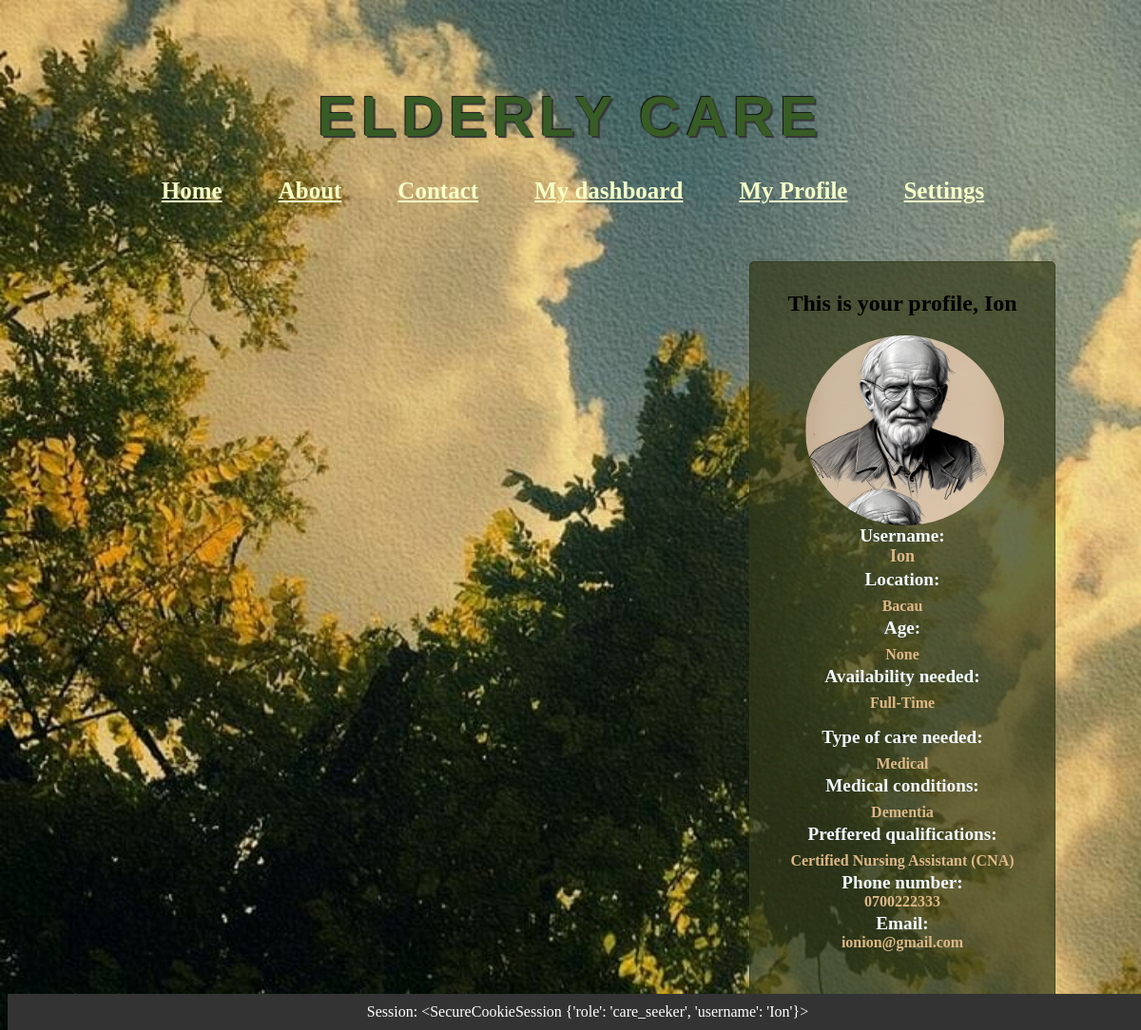
Before: /careseeker_data (signed in) with the older database file.
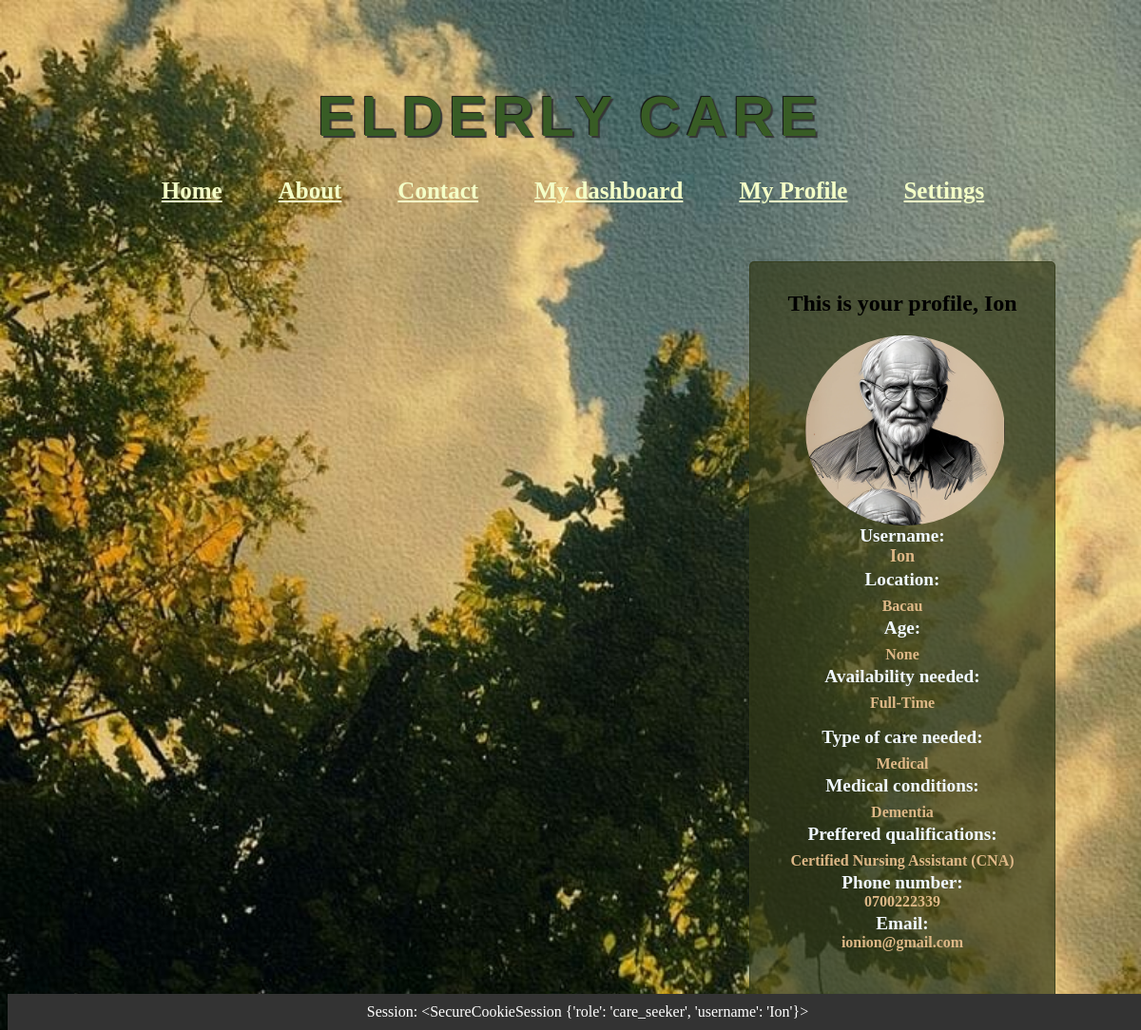
After: the same page with the newer database file.
### app/models.py (models this page shows, shortened)
class Users(db.Model, UserMixin):
    __tablename__ = 'users'
    id = db.Column(db.Integer, primary_key=True)
    username = db.Column(db.String(50), unique=True, nullable=False)
    email = db.Column(db.String(120), unique=True, nullable=False)
    password = db.Column(db.String(255), nullable=False)
    location = db.Column(db.String(60), nullable=False)
    phone_number = db.Column(db.String(20), nullable=False)
    role = db.Column(db.String(15), nullable=False)
    age = db.Column(db.Integer)
    experience = db.Column(db.Integer)
    references = db.Column(ChoiceType([('Yes', 'yes'), ('No', 'no'), ('N/A', 'n/a')]))
    availability = db.Column(ChoiceType([('Full-Time', 'FT'), ('Part-Time', 'PT')]))
    languages_spoken = db.Column(db.String(100))
    background_check = db.Column(db.Boolean)
    additional_notes = db.Column(db.Text)
    type_of_care_needed = db.Column(db.String(100))
    monthly_budget = db.Column(db.Integer)
    availability_needed = db.Column(ChoiceType([('Full-Time', 'FT'), ('Part-Time', 'PT')]))
    preferred_qualifications = db.Column(db.String(100))
    medical_conditions = db.Column(db.String(100))
    picture = db.Column(db.String(300))

### app/routes.py (the view)
@auth_blueprint.route('/careseeker_data')
def careseeker_data():
    if 'role' in session and session['role'] == 'care_seeker':
        if 'username' in session:
            username = session['username']
            user = Users.query.filter_by(username=username).first()
            if user:
                return render_template('careseeker_data.html', user=user)

### app/templates/careseeker_data.html (shortened to what this page needs)
{% extends 'base.html' %}
{% block content %}
    <div class="data-box">
        <h2>This is your profile, {{session['username']}}</h2>
                {% if user.picture %}
                <img src="{{ url_for('home.uploaded_file', filename=user.picture.split('/')[-1]) }}" alt="user Picture" style="width: 210px; height: 200px; border-radius: 50%; margin-left:48px">
             {% endif %}
                <strong style="color: aliceblue; font-size: larger;">Username:</strong> <span style="color: burlywood; font-size: large; font-weight: 600;"> {{ user.username }} </span><br>
                <strong style="color: aliceblue; font-size: larger; margin-top: -15px;">Location:</strong> <span style="color: burlywood; font-weight: 600; margin-top: -10px"><br>{{ user.location }} </span><br>
                <strong style="color: aliceblue; font-size: larger; margin-top: -15px;">Age:</strong> <span style="color: burlywood; font-weight: 600; margin-top: -10px;"><br>{{ user.age }}</span> <br>
        <strong style="color: aliceblue; font-size: larger; margin-top: -15px;">Availability needed:</strong> <span style="color: burlywood; font-weight: 600; margin-top: -10px;"><br>{% if user.availability_needed == 'Full-Time' %}Full-Time{% elif user.availability_needed == 'Part-Time' %}Part-Time{% else %}{{ user.availability_needed }}{% endif %}</span><br>
#        <strong style="color: aliceblue; font-size: larger; margin-top: -20px;">Type of care needed:</strong> <span style="color: burlywood; font-weight: 600; margin-top: -10px;"><br> {{ user.type_of_care_needed }} </span><br>
        <strong style="color: aliceblue; font-size: larger; margin-top: -15px;">Medical conditions:</strong><span style="color: burlywood; font-weight: 600; margin-top: -10px;"> <br>{{ user.medical_conditions }} </span><br>
        <strong style="color: aliceblue; font-size: larger; margin-top: -15px;">Preffered qualifications:</strong> <span style="color: burlywood; font-weight: 600; margin-top: -10px;"><br>{{ user.preferred_qualifications }}</span> <br>
        <strong style="color: aliceblue; font-size: larger; margin-top: -15px;">Phone number:</strong> <span style="color: burlywood; font-weight: 600;">{{ user.phone_number }} </span><br>
        <strong style="color: aliceblue; font-size: larger; margin-top: -15px;">Email:</strong> <span style="color: burlywood; font-weight: 600;"> {{ user.email }} </span>
        <br>
        <br>
        <br>
    </div>
{% endblock %}

Changed rows visible on the page:
changed Users "Ion": phone_number "0700222333" → "0700222339"
